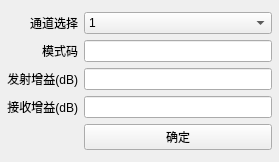
<?xml version="1.0" encoding="UTF-8"?>
<ui version="4.0">
 <class>RCMConfig</class>
 <widget class="QWidget" name="RCMConfig">
  <property name="geometry">
   <rect>
    <x>0</x>
    <y>0</y>
    <width>279</width>
    <height>162</height>
   </rect>
  </property>
  <property name="windowTitle">
   <string>Form</string>
  </property>
  <layout class="QGridLayout" name="gridLayout_2">
   <property name="leftMargin">
    <number>7</number>
   </property>
   <property name="topMargin">
    <number>7</number>
   </property>
   <property name="rightMargin">
    <number>7</number>
   </property>
   <property name="bottomMargin">
    <number>7</number>
   </property>
   <item row="0" column="0">
    <layout class="QGridLayout" name="gridLayout">
     <item row="4" column="1">
      <widget class="QPushButton" name="btn_config">
       <property name="text">
        <string>确定</string>
       </property>
      </widget>
     </item>
     <item row="3" column="0">
      <widget class="QLabel" name="label_3">
       <property name="text">
        <string>接收增益(dB)</string>
       </property>
       <property name="alignment">
        <set>Qt::AlignRight|Qt::AlignTrailing|Qt::AlignVCenter</set>
       </property>
      </widget>
     </item>
     <item row="3" column="1">
      <widget class="QLineEdit" name="txt_recv_atte"/>
     </item>
     <item row="2" column="1">
      <widget class="QLineEdit" name="txt_transmit_atte"/>
     </item>
     <item row="0" column="1">
      <widget class="QComboBox" name="select_chnl">
       <item>
        <property name="text">
         <string>1</string>
        </property>
       </item>
       <item>
        <property name="text">
         <string>2</string>
        </property>
       </item>
       <item>
        <property name="text">
         <string>3</string>
        </property>
       </item>
       <item>
        <property name="text">
         <string>4</string>
        </property>
       </item>
       <item>
        <property name="text">
         <string>5</string>
        </property>
       </item>
       <item>
        <property name="text">
         <string>6</string>
        </property>
       </item>
       <item>
        <property name="text">
         <string>7</string>
        </property>
       </item>
       <item>
        <property name="text">
         <string>8</string>
        </property>
       </item>
       <item>
        <property name="text">
         <string>全部</string>
        </property>
       </item>
      </widget>
     </item>
     <item row="0" column="0">
      <widget class="QLabel" name="label_2">
       <property name="text">
        <string>通道选择</string>
       </property>
       <property name="alignment">
        <set>Qt::AlignRight|Qt::AlignTrailing|Qt::AlignVCenter</set>
       </property>
      </widget>
     </item>
     <item row="2" column="0">
      <widget class="QLabel" name="label">
       <property name="text">
        <string>发射增益(dB)</string>
       </property>
       <property name="alignment">
        <set>Qt::AlignRight|Qt::AlignTrailing|Qt::AlignVCenter</set>
       </property>
      </widget>
     </item>
     <item row="1" column="0">
      <widget class="QLabel" name="label_4">
       <property name="text">
        <string>模式码</string>
       </property>
       <property name="alignment">
        <set>Qt::AlignRight|Qt::AlignTrailing|Qt::AlignVCenter</set>
       </property>
      </widget>
     </item>
     <item row="1" column="1">
      <widget class="QLineEdit" name="txt_mode_code"/>
     </item>
    </layout>
   </item>
  </layout>
 </widget>
 <resources/>
 <connections/>
</ui>
